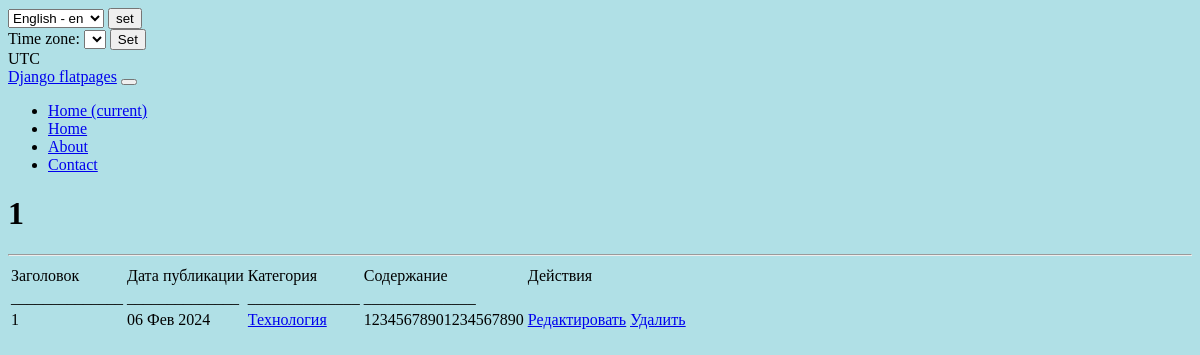
The page /4 on the database as committed earlier.
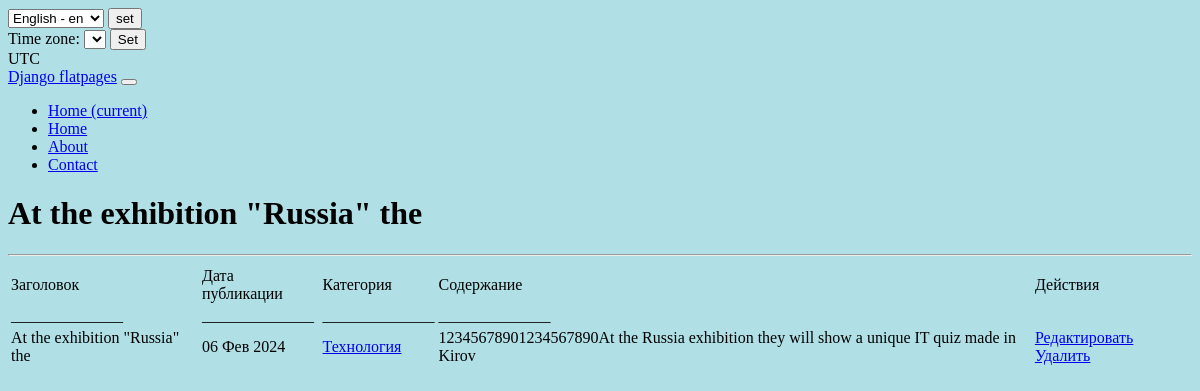
The same page on the database as committed later.
### news/models.py (models this page shows, shortened)
class Post(models.Model):
    arcticle = 'AR'
    news = 'NW'
    TYPE = [(arcticle, _('Arcticle')), (news, _('News'))]
    post_author = models.ForeignKey(Author, on_delete=models.CASCADE, )
    post_choice = models.CharField(max_length=2,
                                   choices=TYPE,
                                   default=news)
    post_date = models.DateTimeField(auto_now_add=True)
    post_category = models.ManyToManyField('Category', through='PostCategory')
    post_title = models.CharField(max_length=30)
    post_text = models.TextField()
    post_rating = models.IntegerField(default=0)
    def __str__(self):
        return f'{self.post_title.title()}: {self.post_text[:10]}'

### news/views.py (the view)
# urls.py: path('<int:pk>', PostDetail.as_view(), name='post_detail'),
class PostDetail(DetailView):
    model = Post
    template_name = 'article.html'
    context_object_name = 'post_detail'
    def get_object(self, *args, **kwargs):  # переопределяем метод получения объекта
        obj = cache.get(f'post-{self.kwargs["pk"]}', None)
        print(obj)
        print('--------------------------------')
        if not obj:
            obj = super().get_object(queryset=self.queryset)
            cache.set(f'post-{self.kwargs["pk"]}', obj)
        print(obj)
        print('++++++++++++++++')
        return obj

### news/models.py (called while the page is built)
    def __str__(self):
        return self.get_thematic_display()

### news/templatetags/custom_filters.py (called while the page is built)
@register.filter()
def cenzor(value):
    badwords = ["искусственный"]
    splitwords = value.split()
    for i in range(len(splitwords)):
        if splitwords[i] in badwords:
            firstletter = splitwords[i][0]
            newvalue=firstletter +"*"*(len(splitwords[i])-1)
            splitwords[i] = newvalue
    result = " ".join(splitwords)
    return f'{result}'

### templates/article.html (shortened to what this page needs)
{% extends 'flatpages/default.html' %}
{% load i18n %}
{% load tz %}
{% load custom_filters %}
{% load custom_tags %}
{% load cache %}
{% cache 100 article %}
            {% get_available_languages as LANGUAGES %}
            {% get_language_info_list for LANGUAGES as languages %}
    {% get_current_timezone as TIME_ZONE %}
{% block content %}
   <h1>{{ post_detail.post_title|cenzor }}</h1>
    <hr>
    {% if post_detail %}
        <table>
            <tr>
                <td>Заголовок</td>
                <td>Дата публикации</td>
                <td>Категория</td>
                <td>Содержание</td>
                 <td>Действия</td>
            </tr>
            <tr>
                <td>______________</td>
                <td>______________</td>
                <td>______________</td>
                <td>______________</td>
            </tr>
            <tr>
            <td>{{ post_detail.post_title|cenzor}}</td>
            <td>{{ post_detail.post_date|date:'d M Y'}}</td>
            <td>
                {% for category in post_detail.post_category.all %}
                    <a href="{% url 'category_list' category.id %}">{{ category }}</a>
                {% endfor %}
            </td>
            <td>{{ post_detail.post_text|cenzor}}</td>
             <td>
            <a href="{% url 'post_edit' post_detail.id %}"><u>Редактировать</u></a>
            <a href="{% url 'post_delete' post_detail.id %}"><u> Удалить </u></a>
            </td>
        </tr>
        </table>
    {% else %}
        <h2>упс! её нет!</h2>
    {% endif %}
{% endblock content %}
{% endcache %}

Rows that differ between the two databases and show on the page:
changed Post: post_title|cenzor "1" → "At the exhibition \"Russia\" the"; post_text|cenzor "12345678901234567890" → "12345678901234567890At the Russia exhibition they will show a unique IT quiz made in Kirov"
